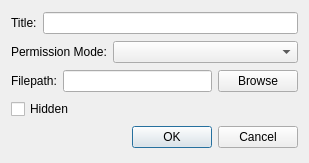
<?xml version="1.0" encoding="UTF-8"?>
<ui version="4.0">
 <class>MapWizzard</class>
 <widget class="QDialog" name="MapWizzard">
  <property name="geometry">
   <rect>
    <x>0</x>
    <y>0</y>
    <width>309</width>
    <height>163</height>
   </rect>
  </property>
  <property name="windowTitle">
   <string>Map Wizzard</string>
  </property>
  <layout class="QVBoxLayout" name="verticalLayout">
   <item>
    <layout class="QHBoxLayout" name="horizontalLayout_4">
     <item>
      <widget class="QLabel" name="label_3">
       <property name="text">
        <string>Title:</string>
       </property>
      </widget>
     </item>
     <item>
      <widget class="QLineEdit" name="m_titleEdit"/>
     </item>
    </layout>
   </item>
   <item>
    <layout class="QHBoxLayout" name="horizontalLayout" stretch="0,1">
     <item>
      <widget class="QLabel" name="label_2">
       <property name="text">
        <string>Permission Mode:</string>
       </property>
      </widget>
     </item>
     <item>
      <widget class="QComboBox" name="m_permissionSelector"/>
     </item>
    </layout>
   </item>
   <item>
    <layout class="QHBoxLayout" name="horizontalLayout_2">
     <item>
      <widget class="QLabel" name="label">
       <property name="text">
        <string>Filepath:</string>
       </property>
      </widget>
     </item>
     <item>
      <widget class="QLineEdit" name="m_filepathDisplay">
       <property name="readOnly">
        <bool>true</bool>
       </property>
      </widget>
     </item>
     <item>
      <widget class="QPushButton" name="m_browserPush">
       <property name="text">
        <string>Browse</string>
       </property>
      </widget>
     </item>
    </layout>
   </item>
   <item>
    <layout class="QHBoxLayout" name="horizontalLayout_3">
     <item>
      <widget class="QCheckBox" name="m_hiddenCheckbox">
       <property name="text">
        <string>Hidden</string>
       </property>
      </widget>
     </item>
     <item>
      <spacer name="horizontalSpacer">
       <property name="orientation">
        <enum>Qt::Horizontal</enum>
       </property>
       <property name="sizeHint" stdset="0">
        <size>
         <width>248</width>
         <height>20</height>
        </size>
       </property>
      </spacer>
     </item>
    </layout>
   </item>
   <item>
    <widget class="QDialogButtonBox" name="buttonBox">
     <property name="orientation">
      <enum>Qt::Horizontal</enum>
     </property>
     <property name="standardButtons">
      <set>QDialogButtonBox::Cancel|QDialogButtonBox::Ok</set>
     </property>
    </widget>
   </item>
  </layout>
 </widget>
 <resources/>
 <connections>
  <connection>
   <sender>buttonBox</sender>
   <signal>accepted()</signal>
   <receiver>MapWizzard</receiver>
   <slot>accept()</slot>
   <hints>
    <hint type="sourcelabel">
     <x>248</x>
     <y>254</y>
    </hint>
    <hint type="destinationlabel">
     <x>157</x>
     <y>274</y>
    </hint>
   </hints>
  </connection>
  <connection>
   <sender>buttonBox</sender>
   <signal>rejected()</signal>
   <receiver>MapWizzard</receiver>
   <slot>reject()</slot>
   <hints>
    <hint type="sourcelabel">
     <x>316</x>
     <y>260</y>
    </hint>
    <hint type="destinationlabel">
     <x>286</x>
     <y>274</y>
    </hint>
   </hints>
  </connection>
 </connections>
</ui>
